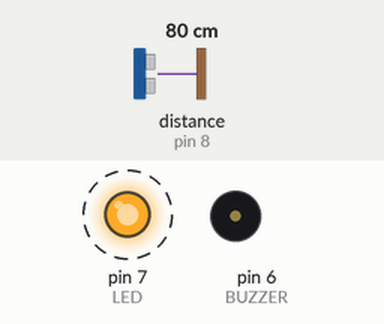
A sketch run on a simulated Arduino Uno, built with avr-gcc and run on an emulated ATmega328P. Shown: output pins drawn as LEDs (lit = HIGH), buzzer (waves = sounding). Wiring (inferred from the names in the program): ultrasonic range finder: trigger pin 9; echo pin 8. Dashed ring = blinking. The inputs (shaded band) are chosen by the test bench; at power-on: distance to the obstacle (sensor on pin 8) 80 cm. The echo pulse lasts 58.3 µs per cm; pins used as bus, display or sensor lines are not drawn; what the sketch prints to the serial monitor is not drawn.

Above: at 0.7 s.
Timing chart, 0 to 3.3 s (numbered marks = the images above):
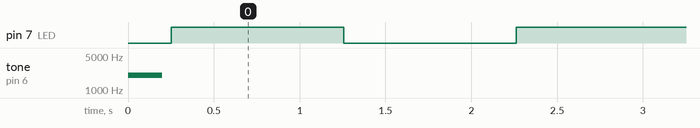

Measured:
- by itself, pin 7 (LED): alternates HIGH for 1.0 s and LOW for 1.0 s

The sketch:

ultrasonic_led_buzzer_check.ino
```cpp
// UNO standalone check. Small passive PIEZO only, not a magnetic buzzer.
// HC-SR04: Trig D9, Echo D8. LED: D7 through its own 330 ohm resistor.
// Piezo: D6 through a separate 330 ohm resistor to +; - to GND.
// No external capacitor, gas sensing or app connection.
#include <Arduino.h>

const uint8_t TRIG = 9;
const uint8_t ECHO = 8;
const uint8_t LED = 7;
const uint8_t BUZZER = 6;
bool ledOn = false;

void setup() {
  Serial.begin(9600);
  digitalWrite(TRIG, LOW);
  pinMode(TRIG, OUTPUT);
  pinMode(ECHO, INPUT);
  digitalWrite(LED, LOW);
  pinMode(LED, OUTPUT);
  digitalWrite(BUZZER, LOW);
  pinMode(BUZZER, OUTPUT);

  // One short startup test. Finish before measuring the first echo.
  Serial.println(F("BUZZER TEST: D6, 2000 Hz, 200 ms"));
  tone(BUZZER, 2000, 200);
  delay(250);
  noTone(BUZZER);
  digitalWrite(BUZZER, LOW);
}

void loop() {
  ledOn = !ledOn;
  digitalWrite(LED, ledOn ? HIGH : LOW);

  digitalWrite(TRIG, LOW);
  delayMicroseconds(2);
  digitalWrite(TRIG, HIGH);
  delayMicroseconds(10);
  digitalWrite(TRIG, LOW);

  const unsigned long duration = pulseIn(ECHO, HIGH, 30000UL);
  Serial.print(F("LED: "));
  Serial.print(ledOn ? F("ON") : F("OFF"));
  if (duration == 0) {
    Serial.println(F(" | NO ECHO"));
  } else {
    const float distance = duration * 0.017f;
    Serial.print(F(" | Distance: "));
    Serial.print(distance, 1);
    Serial.println(F(" cm"));
  }
  delay(1000);
}
```
